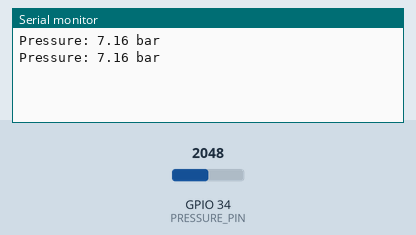
Recording of a sketch running on a simulated ESP32. Parts: the last lines printed to the serial monitor. The test bench sets the inputs (shaded band); at power-on: GPIO 34 (PRESSURE_PIN) = 2048 (analog values on the 0–4095 scale).

Above: at 1.8 s.
1.9 s: GPIO 34 (PRESSURE_PIN) set to 2866
At 2.6 s:
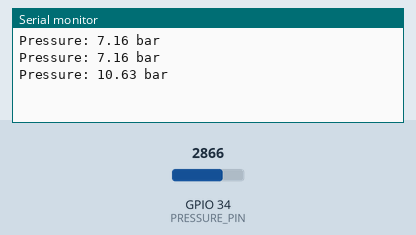
3.4 s: GPIO 34 (PRESSURE_PIN) set to 3603
At 4.8 s:
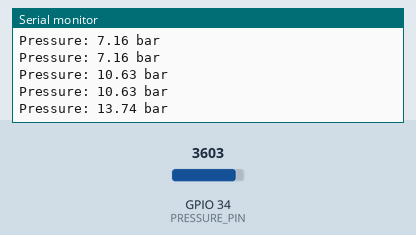
Timing chart, 0 to 6.4 s (numbered marks = the images above; inputs shaded):
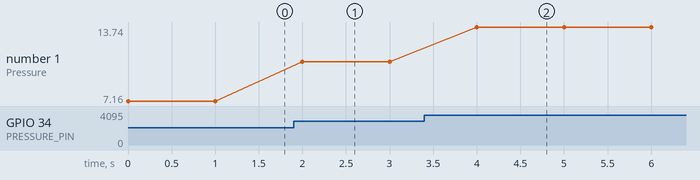

Measured:
- after the input at 1.9 s, the serial monitor: prints a new line after 0.10 s (image 1)
- after the input at 3.4 s, the serial monitor: prints a new line after 0.60 s (image 2)
- plotted number 1: 7.16 → 10.63 after the input at 1.9 s, 10.63 → 13.74 after the input at 3.4 s

The sketch:

Sensor_Tekanan.ino
```cpp
#define PRESSURE_PIN 34

float voltageMin = 0.5;
float voltageMax = 4.5;
float pressureMin = 0.0;
float pressureMax = 12.0;

float R1 = 15000.0;
float R2 = 20000.0;

void setup() {
  Serial.begin(115200);
  analogReadResolution(12);
  analogSetAttenuation(ADC_11db);
}

void loop() {

  int adcValue = analogRead(PRESSURE_PIN);

  float voltage_div = (adcValue / 4095.0) * 3.3;

  float voltage_real = voltage_div * ((R1 + R2) / R2);

  float pressure = ((voltage_real - voltageMin) *
                   (pressureMax - pressureMin) /
                   (voltageMax - voltageMin));

  if (pressure < 0) pressure = 0;

  Serial.print("Pressure: ");
  Serial.print(pressure, 2);
  Serial.println(" bar");

  delay(1000);
}
```
